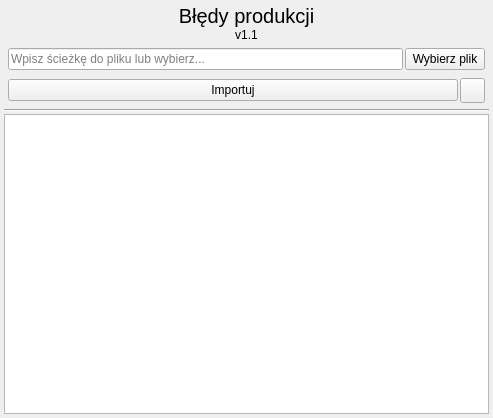
<?xml version="1.0" encoding="UTF-8"?>
<ui version="4.0">
 <class>Form</class>
 <widget class="QWidget" name="Form">
  <property name="geometry">
   <rect>
    <x>0</x>
    <y>0</y>
    <width>493</width>
    <height>418</height>
   </rect>
  </property>
  <property name="windowTitle">
   <string>Form</string>
  </property>
  <layout class="QGridLayout" name="gridLayout">
   <property name="leftMargin">
    <number>0</number>
   </property>
   <property name="topMargin">
    <number>0</number>
   </property>
   <property name="rightMargin">
    <number>0</number>
   </property>
   <property name="bottomMargin">
    <number>0</number>
   </property>
   <property name="spacing">
    <number>0</number>
   </property>
   <item row="0" column="0">
    <widget class="QWidget" name="widget" native="true">
     <layout class="QVBoxLayout" name="verticalLayout_3">
      <property name="spacing">
       <number>2</number>
      </property>
      <property name="leftMargin">
       <number>4</number>
      </property>
      <property name="topMargin">
       <number>4</number>
      </property>
      <property name="rightMargin">
       <number>4</number>
      </property>
      <property name="bottomMargin">
       <number>4</number>
      </property>
      <item>
       <widget class="QWidget" name="widget_2" native="true">
        <layout class="QVBoxLayout" name="verticalLayout">
         <property name="spacing">
          <number>0</number>
         </property>
         <property name="leftMargin">
          <number>0</number>
         </property>
         <property name="topMargin">
          <number>0</number>
         </property>
         <property name="rightMargin">
          <number>0</number>
         </property>
         <property name="bottomMargin">
          <number>0</number>
         </property>
         <item>
          <widget class="QLabel" name="label">
           <property name="font">
            <font>
             <pointsize>15</pointsize>
            </font>
           </property>
           <property name="text">
            <string>Błędy produkcji</string>
           </property>
           <property name="alignment">
            <set>Qt::AlignCenter</set>
           </property>
          </widget>
         </item>
         <item>
          <widget class="QLabel" name="label_2">
           <property name="text">
            <string>v1.1</string>
           </property>
           <property name="alignment">
            <set>Qt::AlignCenter</set>
           </property>
          </widget>
         </item>
        </layout>
       </widget>
      </item>
      <item>
       <widget class="QWidget" name="widget_4" native="true">
        <layout class="QVBoxLayout" name="verticalLayout_2">
         <property name="spacing">
          <number>0</number>
         </property>
         <property name="leftMargin">
          <number>0</number>
         </property>
         <property name="topMargin">
          <number>0</number>
         </property>
         <property name="rightMargin">
          <number>0</number>
         </property>
         <property name="bottomMargin">
          <number>0</number>
         </property>
         <item>
          <widget class="QWidget" name="widget_3" native="true">
           <layout class="QHBoxLayout" name="horizontalLayout">
            <property name="spacing">
             <number>2</number>
            </property>
            <property name="leftMargin">
             <number>4</number>
            </property>
            <property name="topMargin">
             <number>4</number>
            </property>
            <property name="rightMargin">
             <number>4</number>
            </property>
            <property name="bottomMargin">
             <number>4</number>
            </property>
            <item>
             <widget class="QLineEdit" name="ed_sciezka_dane">
              <property name="placeholderText">
               <string>Wpisz ścieżkę do pliku lub wybierz...</string>
              </property>
             </widget>
            </item>
            <item>
             <widget class="QPushButton" name="btn_przegladaj">
              <property name="text">
               <string>Wybierz plik</string>
              </property>
             </widget>
            </item>
           </layout>
          </widget>
         </item>
         <item>
          <widget class="QWidget" name="widget_5" native="true">
           <layout class="QHBoxLayout" name="horizontalLayout_2">
            <property name="spacing">
             <number>2</number>
            </property>
            <property name="leftMargin">
             <number>4</number>
            </property>
            <property name="topMargin">
             <number>4</number>
            </property>
            <property name="rightMargin">
             <number>4</number>
            </property>
            <property name="bottomMargin">
             <number>4</number>
            </property>
            <item>
             <widget class="QPushButton" name="btn_importuj">
              <property name="text">
               <string>Importuj</string>
              </property>
             </widget>
            </item>
            <item>
             <widget class="QPushButton" name="btn_szablon">
              <property name="minimumSize">
               <size>
                <width>25</width>
                <height>25</height>
               </size>
              </property>
              <property name="maximumSize">
               <size>
                <width>25</width>
                <height>25</height>
               </size>
              </property>
              <property name="text">
               <string/>
              </property>
              <property name="icon">
               <iconset resource="../icon.qrc">
                <normaloff>:/icon/img/svg_icons/layout.svg</normaloff>:/icon/img/svg_icons/layout.svg</iconset>
              </property>
             </widget>
            </item>
           </layout>
          </widget>
         </item>
        </layout>
       </widget>
      </item>
      <item>
       <widget class="Line" name="line">
        <property name="orientation">
         <enum>Qt::Horizontal</enum>
        </property>
       </widget>
      </item>
      <item>
       <widget class="QTableWidget" name="tab_dane"/>
      </item>
     </layout>
    </widget>
   </item>
  </layout>
 </widget>
 <resources>
  <include location="../icon.qrc"/>
 </resources>
 <connections/>
</ui>
